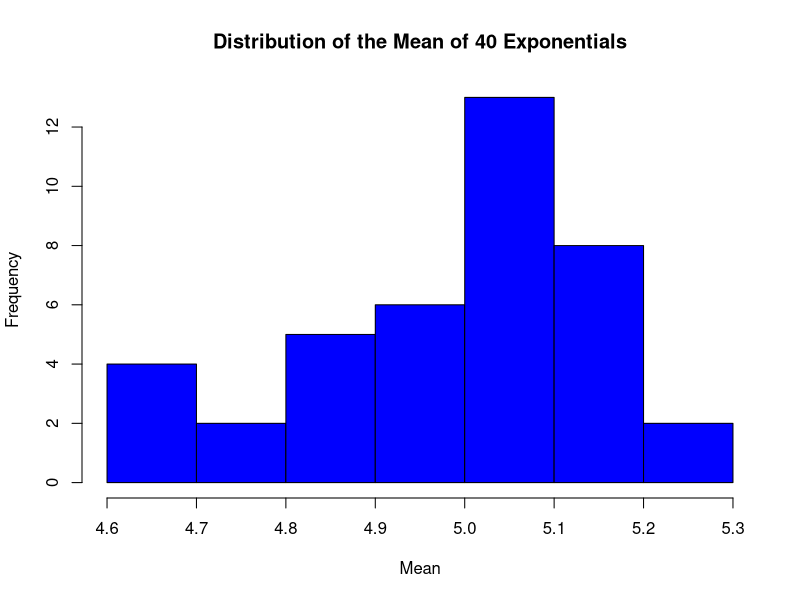
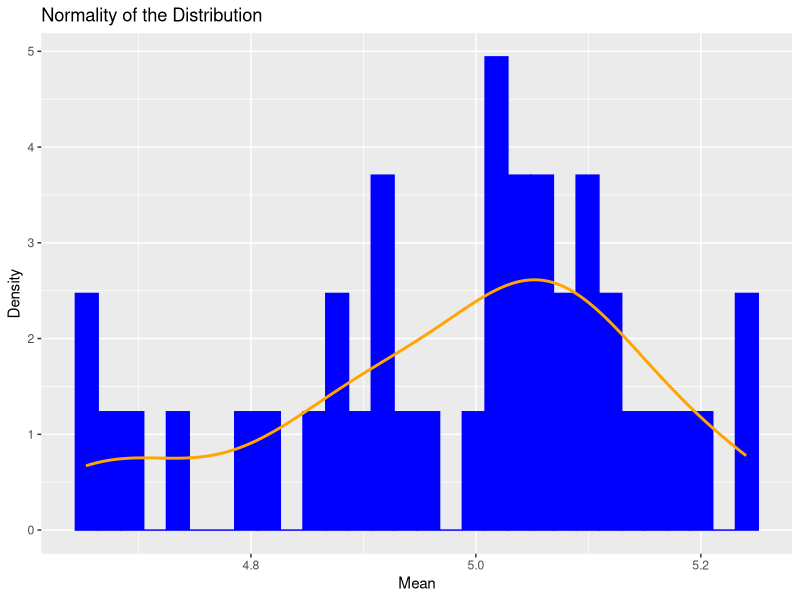
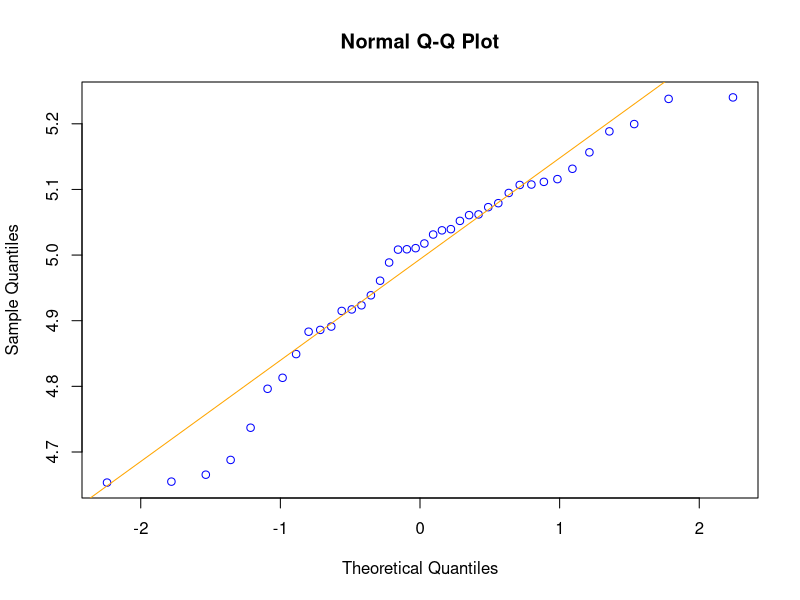

Reproduce these figures in R, in order.
## ---- chunk 1
options(scipen=999)
if (!require("ggplot2")) { install.packages("ggplot2"); require("ggplot2") }
## ---- chunk 2
# Parameters:
set.seed(7); lambda <- 0.2; m <- 40; n <- 1000
# Variables:
simulationArray <- replicate(m, rexp(n, lambda))
simulationMean <- apply(simulationArray, 2, mean)
# Graph:
hist(simulationMean, xlab="Mean", ylab="Frequency", main="Distribution of the Mean of 40 Exponentials", col="blue")
## ---- chunk 3
sampleMean <- mean(simulationMean); sampleMean
## ---- chunk 4
theoreticalMean <- 1/lambda; theoreticalMean
## ---- chunk 5
sampleDeviation <- sd(simulationMean); sampleDeviation
## ---- chunk 6
theoreticalDeviation <- (1/lambda)/sqrt(n); theoreticalDeviation
## ---- chunk 7
sampleVariance <- sampleDeviation^2; sampleVariance
## ---- chunk 8
theoreticalVariance <- ((1/lambda)*(1/sqrt(n)))^2; theoreticalVariance
## ---- chunk 9
alignment <- function(align=c("left", "center", "right"))
{
    # get alignment choice
    align <- match.arg(align)

    left.margin <- c(left="0", center="auto", right="auto")
    right.margin <- c(left="auto", center="auto", right="0")

    sprintf("display:block; margin-left: %s ; margin-right: %s ;", left.margin[align], right.margin[align])
}
alignment("center")
plotdata <- data.frame(simulationMean)
ggplot(plotdata, aes(x=simulationMean)) +
geom_histogram(aes(y=..density..), col="blue", fill="blue") +
geom_density(col="orange", size=1) +
xlab("Mean") +
ylab("Density") +
ggtitle("Normality of the Distribution")
## ---- chunk 10
alignment <- function(align=c("left", "center", "right"))
{
    # get alignment choice
    align <- match.arg(align)

    left.margin <- c(left="0", center="auto", right="auto")
    right.margin <- c(left="auto", center="auto", right="0")

    sprintf("display:block; margin-left: %s ; margin-right: %s ;", left.margin[align], right.margin[align])
}
alignment("center")
qqnorm(simulationMean, col="blue"); qqline(simulationMean, col="orange")
